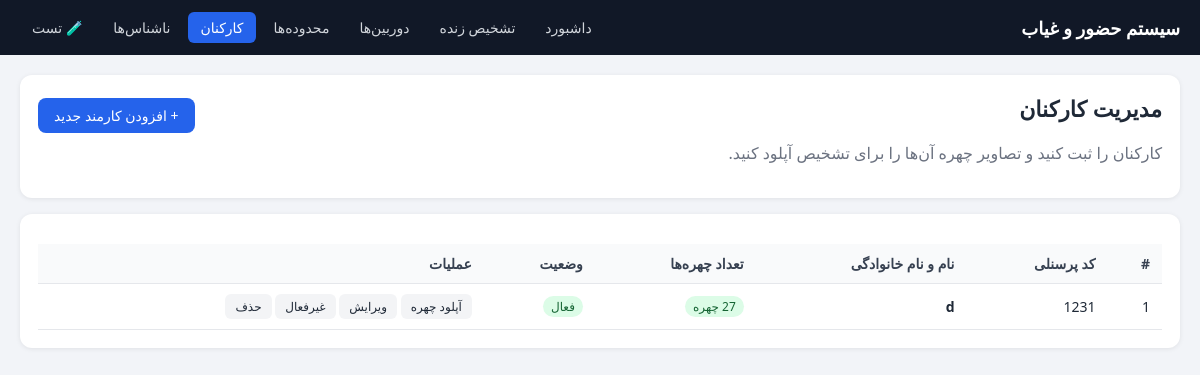
/employees/, run on the app's committed database.
### domain/models.py (models this page shows)
class Employee(Base):
    __tablename__ = "employees"
    id = Column(Integer, primary_key=True, autoincrement=True)
    personnel_code = Column(String(50), unique=True, nullable=False, index=True, comment="کد پرسنلی")
    full_name = Column(String(200), nullable=False, comment="نام و نام خانوادگی")
    is_active = Column(Boolean, default=True, nullable=False, index=True, comment="فعال/غیرفعال")
    created_at = Column(DateTime, default=datetime.utcnow, nullable=False)
    updated_at = Column(DateTime, default=datetime.utcnow, onupdate=datetime.utcnow, nullable=False)
    face_images = relationship("FaceImage", back_populates="employee", cascade="all, delete-orphan")
    sessions = relationship("AttendanceSession", back_populates="employee")
    sightings = relationship("Sighting", back_populates="employee")
    __table_args__ = (
        Index("idx_employee_active", "is_active"),
        Index("idx_employee_code", "personnel_code"),
    )

### web/routes/employees.py (the view)
@router.get("/", response_class=HTMLResponse)
def employees_page(
    request: Request,
    error: Optional[str] = None,
    success: Optional[str] = None,
    db: Session = Depends(get_db)
):
    templates = request.app.state.templates
    employee_service = request.app.state.employee_service
    employees = db.query(Employee).order_by(Employee.id.desc()).all()
    employee_list = []
    for emp in employees:
        face_count = db.query(FaceImage).filter(
            FaceImage.employee_id == emp.id
        ).count()
        employee_list.append({
            "employee": emp,
            "face_count": face_count
        })
    return templates.TemplateResponse(
        request=request,
        name="pages/employees.html",
        context={
            "title": "مدیریت کارکنان",
            "active_page": "employees",
            "employee_list": employee_list,
            "error": error,
            "success": success
        }
    )

### web/routes/employees.py (called while the page is built)
def get_db():
    db = SessionLocal()
    try:
        yield db
    finally:
        db.close()

### web/templates/pages/employees.html (shortened to what this page needs)
{% extends "base.html" %}
{% block content %}
<div class="card">
    <div style="display:flex; justify-content:space-between; align-items:center; gap:12px; flex-wrap:wrap;">
        <h1>مدیریت کارکنان</h1>
        <button class="btn btn-primary" onclick="openCreateModal()">+ افزودن کارمند جدید</button>
    </div>
    <p class="text-muted" style="margin-top:4px;">
        کارکنان را ثبت کنید و تصاویر چهره آن‌ها را برای تشخیص آپلود کنید.
    </p>
</div>
<div class="card">
    <table class="data-table">
        <thead>
            <tr>
                <th>#</th>
                <th>کد پرسنلی</th>
                <th>نام و نام خانوادگی</th>
                <th>تعداد چهره‌ها</th>
                <th>وضعیت</th>
                <th>عملیات</th>
            </tr>
        </thead>
        <tbody>
            {% if employee_list %}
                {% for item in employee_list %}
                <tr>
                    <td>{{ item.employee.id }}</td>
                    <td><code>{{ item.employee.personnel_code }}</code></td>
                    <td><strong>{{ item.employee.full_name }}</strong></td>
                    <td>
                        {% if item.face_count > 0 %}
                            <span class="badge badge-success">{{ item.face_count }} چهره</span>
                        {% else %}
                            <span class="badge badge-warning">بدون چهره</span>
                        {% endif %}
                    </td>
                    <td>
                        {% if item.employee.is_active %}
                            <span class="badge badge-success">فعال</span>
                        {% else %}
                            <span class="badge badge-muted">غیرفعال</span>
                        {% endif %}
                    </td>
                    <td class="actions-cell">
                        <button class="btn btn-small btn-success"
                            onclick="openUploadModal({{ item.employee.id }}, '{{ item.employee.full_name | e }}')">
                            آپلود چهره
                        </button>
                        <button class="btn btn-small"
                            onclick="openEditModal({
                                id: {{ item.employee.id }},
                                personnel_code: '{{ item.employee.personnel_code | e }}',
                                full_name: '{{ item.employee.full_name | e }}',
                                is_active: {{ item.employee.is_active | tojson }}
                            })">
                            ویرایش
                        </button>
                        <form method="post" action="/employees/{{ item.employee.id }}/toggle" style="display:inline;">
                            <button type="submit" class="btn btn-small btn-secondary">
                                {% if item.employee.is_active %}غیرفعال{% else %}فعال{% endif %}
                            </button>
                        </form>
                        <form method="post" action="/employees/{{ item.employee.id }}/delete" style="display:inline;"
                            onsubmit="return confirm('آیا از حذف «{{ item.employee.full_name }}» مطمئن هستید؟');">
                            <button type="submit" class="btn btn-small btn-danger">حذف</button>
                        </form>
                    </td>
                </tr>
                {% endfor %}
            {% else %}
                <tr>
                    <td colspan="6" style="text-align:center; color:#6b7280; padding:30px;">
                        هنوز کارمندی ثبت نشده است.
                    </td>
                </tr>
            {% endif %}
        </tbody>
    </table>
</div>
{% endblock %}

### web/static/css/app.css (style rules this page uses)
* { box-sizing: border-box; font-family: Tahoma, Vazirmatn, "Segoe UI", sans-serif; }
body { margin: 0; background: #f2f4f8; color: #1f2937; }
.card { background: #fff; border-radius: 12px; padding: 18px; box-shadow: 0 1px 5px rgba(0, 0, 0, 0.08); margin-bottom: 16px; }
h1 { margin-top: 0; font-size: 22px; }
.data-table { width: 100%; border-collapse: collapse; margin-top: 12px; }
.data-table th, .data-table td { padding: 10px 12px; text-align: right; border-bottom: 1px solid #e5e7eb; font-size: 14px; }
.data-table th { background: #f9fafb; font-weight: bold; color: #374151; }
.actions-cell { white-space: nowrap; }
.btn { padding: 8px 16px; border-radius: 8px; border: none; cursor: pointer; font-size: 14px; font-family: inherit; transition: background 0.15s; text-decoration: none; display: inline-block; }
.btn-primary { background: #2563eb; color: #fff; }
.btn-secondary { background: #e5e7eb; color: #1f2937; }
.btn-danger { background: #dc2626; color: #fff; }
.btn-success { background: #16a34a; color: #fff; }
.btn-small { padding: 4px 10px; font-size: 12px; border-radius: 6px; border: none; cursor: pointer; font-family: inherit; background: #f3f4f6; color: #1f2937; }
.badge { display: inline-block; padding: 2px 8px; border-radius: 999px; font-size: 12px; font-weight: 500; }
.badge-success { background: #dcfce7; color: #166534; }
.text-muted { color: #6b7280; }

### data on the page
Employee: employee.id "1", employee.personnel_code "1231", employee.full_name "d"

### other printed values
{{ item.face_count }} "27"
